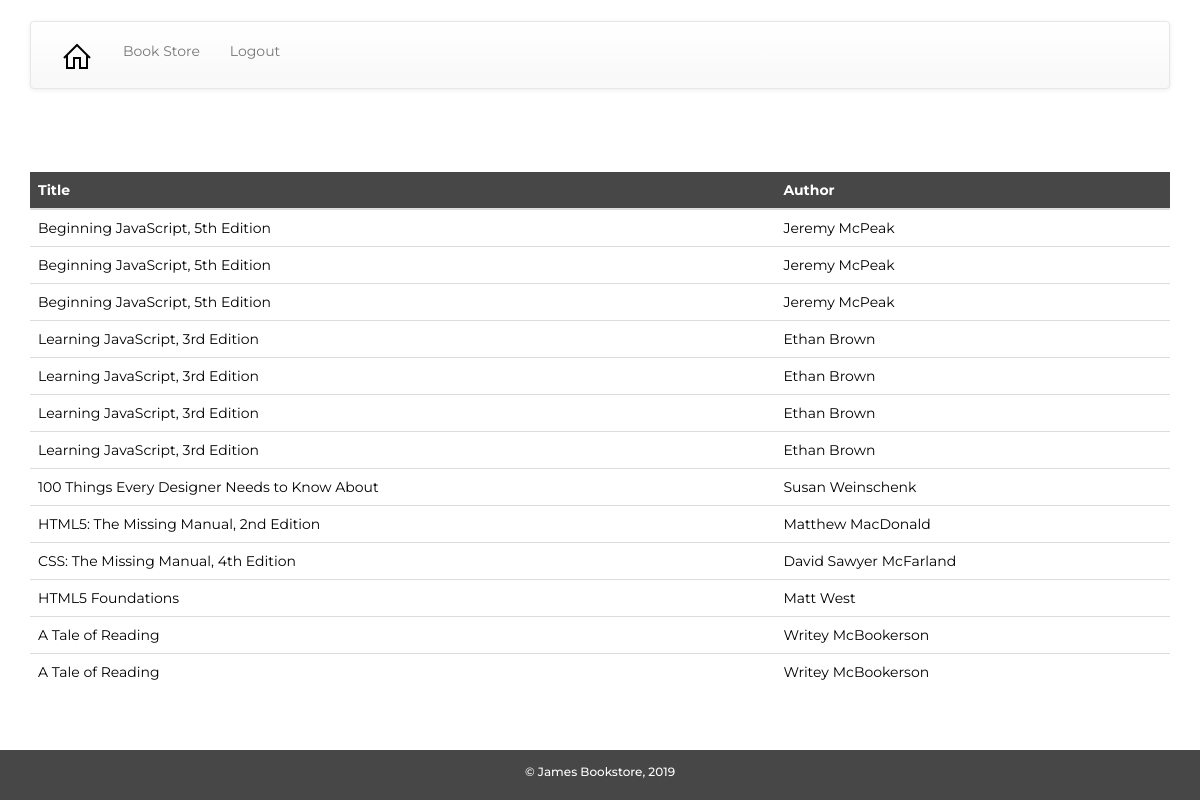
Page /user_home.php (signed in) on the committed database.
### tables this page shows
CREATE TABLE `books` (
  `id` int(11) NOT NULL,
  `title` varchar(100) NOT NULL,
  `author` varchar(50) NOT NULL,
  `isbn` varchar(15) NOT NULL,
  `year` int(4) UNSIGNED NOT NULL,
  `price` decimal(7,2) NOT NULL,
  `cover` varchar(50) NOT NULL DEFAULT 'book_default.png',
  `publisher_id` int(11) NOT NULL,
  `stock` int(11) DEFAULT NULL,
  `active` int(1) NOT NULL DEFAULT '1'
);

### classes/Book.php (called while the page is built, shortened)
<?php
class Book {
    public static function findByUserId($id) {
        $params = array(
            'id' => $id
        );
        $sql = 'SELECT title, author, cover FROM books
				LEFT JOIN userbook on books.id = userbook.book_id
				LEFT JOIN users on userbook.user_id = users.id
                WHERE userbook.user_id = :id';
        $connection = Connection::getInstance();
        $stmt = $connection->prepare($sql);
        $success = $stmt->execute($params);
        if (!$success) {
            throw new Exception("Failed to retrieve purchase");
        }
        else {
            $purchases = $stmt->fetchAll(PDO::FETCH_CLASS, 'Purchase');
            return $purchases;
        }
    }
}
?>

### user_home.php (the view, shortened to what this page needs)
<?php
require_once 'classes/Book.php';
$user = $_SESSION['user'];
$books = Book::findByUserId($user->id);
?>
<!DOCTYPE html>
<html>
    <head>
        <?php require 'utils/styles.php'; ?>
        <link rel="stylesheet" type="text/css" href="styles/styles.css">
    </head>
    <body>
        <div class="container">
            <div class="row">
                <div class="col-md-12">
                    <?php require 'utils/toolbar.php'; ?>
                </div>
            </div>
            <div class="row">
                <div class="col-md-12">
                    <?php
                    echo '<h2>'.$user->username.'s Books</h2>';
                    ?>
                    <?php if (count($books) == 0) { ?>
                        <p>You don't have any books yet! Head to the store.</p>
                    <?php } else { ?>
                        <table id="table-purchases" class="table table-hover">
                        <thead>
                            <th>Title</th>
                            <th>Author</th>
                            </thead>
                        <tbody>
                                <?php foreach ($books as $book) { ?>
                                    <tr data-id="<?= $book->id ?>">
                                        <td><?= $book->title ?></td>
                                        <td><?= $book->author ?></td>
                                    </tr>
                                <?php } ?>
                            </tbody>
                        </table>
                    <?php } ?>
                </div>
            </div>
            <div class="row">
                <div class="col-md-12">
                    <?php require 'utils/footer.php'; ?>
                </div>
            </div>
        </div>
    </body>
</html>

### styles/styles.css (style rules this page uses)
body { background-image: url("bg.jpg"); font-family: 'Montserrat', sans-serif; color:black; }
table { background: white; font-family: 'Montserrat', sans-serif; border-radius: 15px; color:black; }
thead { background: #474747; color:white; }
h2, h1, h3 { color:white; font-family: 'Philosopher', sans-serif; }
body, html { height: 100%; }

### rows in the picture
books: title "Beginning JavaScript, 5th Edition", author "Jeremy McPeak"
books: title "Learning JavaScript, 3rd Edition", author "Ethan Brown"
books: title "100 Things Every Designer Needs to Know About", author "Susan Weinschenk"
books: title "HTML5: The Missing Manual, 2nd Edition", author "Matthew MacDonald"
books: title "CSS: The Missing Manual, 4th Edition", author "David Sawyer McFarland"
books: title "HTML5 Foundations", author "Matt West"
books: title "A Tale of Reading", author "Writey McBookerson"
